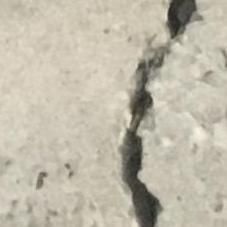
#> input picture 00406.jpg, 227 x 227 px
$ jupyter execute imresize.ipynb
#> lines starting #> are read from the running program, lines starting #| are printed output that depends on the picture
[cell 1]
import cv2
from matplotlib import pyplot as plt

# Load the image
image = cv2.imread('../00406.jpg')
#> image is the input picture: shape (227, 227, 3); mean B, G, R 169.9, 186.2, 192.3

# Define the desired width and height for resizing
desired_width = 57  # Adjust as needed
desired_height = 57  # Adjust as needed

# Perform image resizing
resized_image = cv2.resize(image, (desired_width, desired_height))
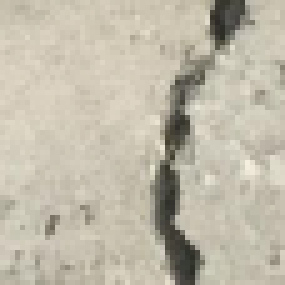
#> resized_image: shape (57, 57, 3) (shown 5 times larger); mean B, G, R 169.8, 186.1, 192.2

# Display or save the resized image
plt.subplot(1, 2, 1)
plt.imshow(cv2.cvtColor(image, cv2.COLOR_BGR2RGB))

plt.subplot(1, 2, 2)
plt.imshow(cv2.cvtColor(resized_image, cv2.COLOR_BGR2RGB))
plt.show()
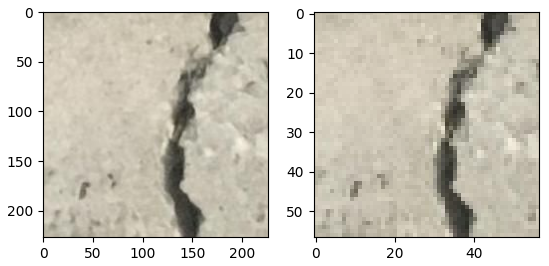
#> figure drawn by matplotlib, 2 panels
